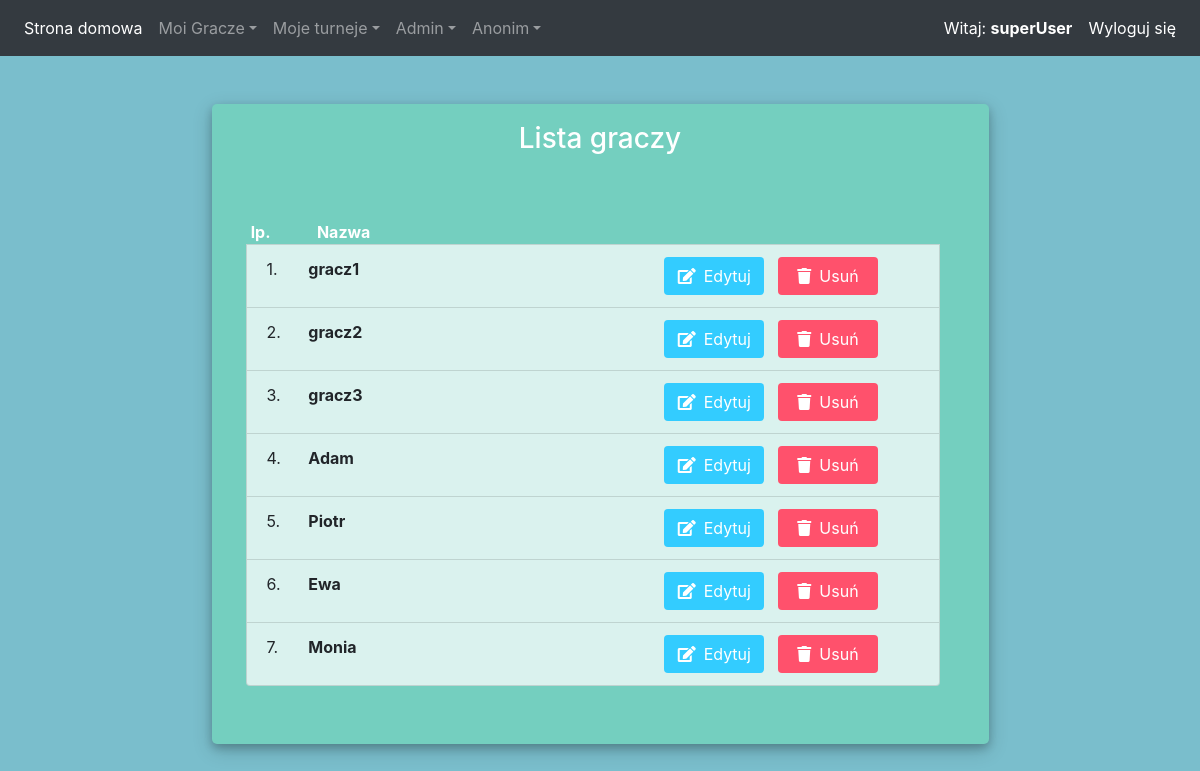
/players/list/ (signed in), run on the app's committed database.
### app/models/player_model.py (models this page shows, shortened)
class Player(models.Model):
    user = models.ForeignKey(User, null=True, on_delete=models.CASCADE)
    name = models.CharField('Nazwa', max_length=100, null=True)

### app/decorators.py (the view)
        def wrapper_func(request, *args, **kwargs):
            group = None
            if request.user.groups.exists():
                group = request.user.groups.all()[0].name
            if group in allowed_roles:
                return view_func(request, *args, **kwargs)
            else:
                return render(request, 'app/no_authority.html')

### app/views/players_view.py (called while the page is built)
@allowed_users(allowed_roles=['user', 'admin'])
def my_players_list(request):
    players = Player.objects.exclude(name="WALKOWER").filter(user=request.user)
    context = {'players': players}
    return render(request, 'app/players/list.html', context)

### templates/app/players/list.html (shortened to what this page needs)
{% extends 'app/scheleton.html' %}
{% block content %}
    <div class=" container h-100" id="player_list_view">
		<div class="d-flex justify-content-center h-100">
			<div class="main-card mt-5">
				<div class="d-flex justify-content-center">
					<h3 id="form-title" class="mt-2">Lista graczy</h3>
				</div>
				<div class="d-flex justify-content-center form_container mb-4">
                    <ul class="container list-group m-4">
                    {% if players.count > 0 %}
                        <div class="row">
                            <div class="col-sm-1 txt-bold-white pt-22">lp.</div>
                            <div class="col-sm-2 txt-bold-white pl-0 pt-22">Nazwa</div>
                        </div>
                    {% else %}
                        <div class="row">
                            <div class="txt-bold-white col-12">Brak Graczy wyświetlenia.</div>
                        </div>
                    {% endif %}
                        {% for player in players %}
                            <li class="list-group-item list-background">
                                <div class="row">
                                    <div class="col-sm-1">{{ forloop.counter }}.</div>
                                    <div class="col-sm-2 font-weight-bold pl-0">{{ player.name }}</div>
                                    <div class="col-sm-2 offset-sm-4">
                                        <a href="{% url 'update_players' player.id %}">
                                            <button class="btn edit_btn" type="submit">
                                                <i class="fas fa-edit mr-2"> </i>Edytuj
                                            </button>
                                        </a>
                                    </div>
                                    <div class="col-sm-2">
                                        <form method="post" action="{% url 'delete_players' player.id %}">
                                            <button class="btn delete_btn" type="submit">
                                                <i class="fas fa-trash mr-2"> </i>Usuń
                                            </button>
                                        </form>
                                    </div>
                                </div>
                            </li>
                        {% endfor %}
                     </ul>
				</div>
			</div>
		</div>
	</div>
{% endblock %}

### templates/app/header.html (shortened to what this page needs)
<nav class="navbar navbar-expand-sm bg-dark navbar-dark">
    <div class="collapse navbar-collapse" id="navbarSupportedContent">
        <ul class="navbar-nav mr-auto">
            <li class="nav-item active">
                <a class="nav-link" href="{% url 'home' %}">Strona domowa <span class="sr-only">(current)</span></a>
            </li>
            <li class="nav-item dropdown">
                <a class="nav-link dropdown-toggle" href="#" data-toggle="dropdown">Moi Gracze</a>
            </li>
            <li class="nav-item dropdown">
                <a class="nav-link dropdown-toggle" href="#" data-toggle="dropdown">Moje turneje</a>
            </li>
            <li class="nav-item dropdown">
                <a class="nav-link dropdown-toggle" href="#" data-toggle="dropdown">Admin</a>
            </li>
            <li class="nav-item dropdown">
                <a class="nav-link dropdown-toggle" href="#" data-toggle="dropdown">Anonim</a>
            </li>
        </ul>
        <ul class="navbar-nav navbar-right">
            {% if user.is_authenticated %}
                <li class="nav-item active">
                    <a class="nav-link" href="#">Witaj: <b>{{user.username}}</b> <span class="sr-only">(current)</span></a>
                </li>
                <li class="nav-item active">
                    <a class="nav-link" href="{% url 'logout' %}">Wyloguj się <span class="sr-only">(current)</span></a>
                </li>
            {% endif %}
        </ul>
    </div>
</nav>

### app/static/css/styles.css (style rules this page uses)
.list-background { background: #daf2ee; }
.txt-bold-white { font-weight: bold; color: white; text-align: center; }
.pt-22 { padding-top: 22px; }
body, html { margin: 0; padding: 0; height: 100%; background: #7abecc !important; }
.user_card, .main-card { width: 350px; margin-top: auto; margin-bottom: auto; background: #74cfbf; position: relative; display: flex; justify-content: center; flex-direction: column; padding: 10px; box-shadow: 0 4px 8px 0 rgba(0, 0, 0, 0.2), 0 6px 20px 0 rgba(0, 0, 0, 0.19); -webkit-box-shadow: 0 4px 8px 0 rgba(0, 0, 0, 0.2), 0 6px 20px 0 rgba(0, 0, 0, 0.19); -moz-box-shadow: 0 4px 8px 0 rgba(0, 0, 0, 0.2), 0 6px 20px 0 rgba(0, 0, 0, 0.19); border-radius: 5px; }
.main-card { width: 70%; }
.form_container { margin-top: 10px; }
#form-title { color: #fff; }
.edit_btn { width: 100px; background: #33ccff !important; color: white !important; }
.delete_btn { width: 100px; background: #ff516c !important; color: white !important; }

### data on the page
Player: name "gracz1"
Player: name "gracz2"
Player: name "gracz3"
Player: name "Adam"
Player: name "Piotr"
Player: name "Ewa"
Player: name "Monia"

### other printed values
{{ user.username }} "superUser"
